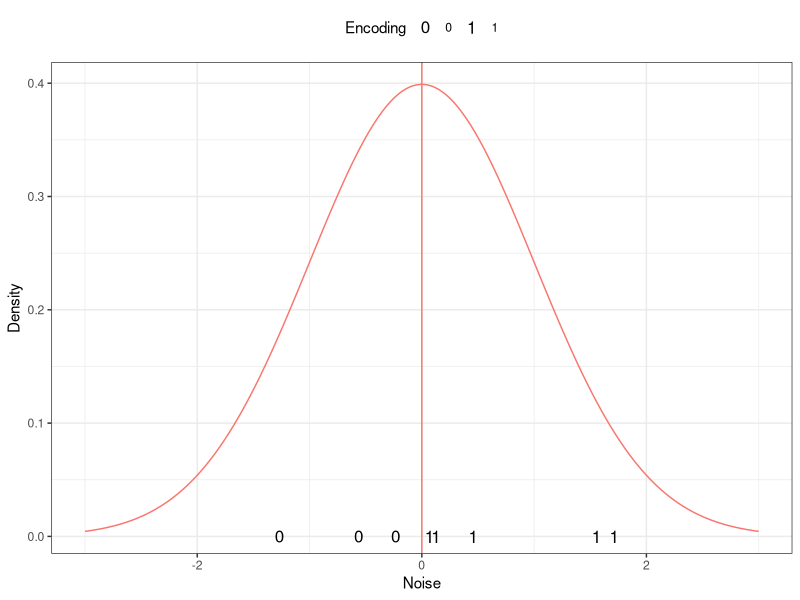
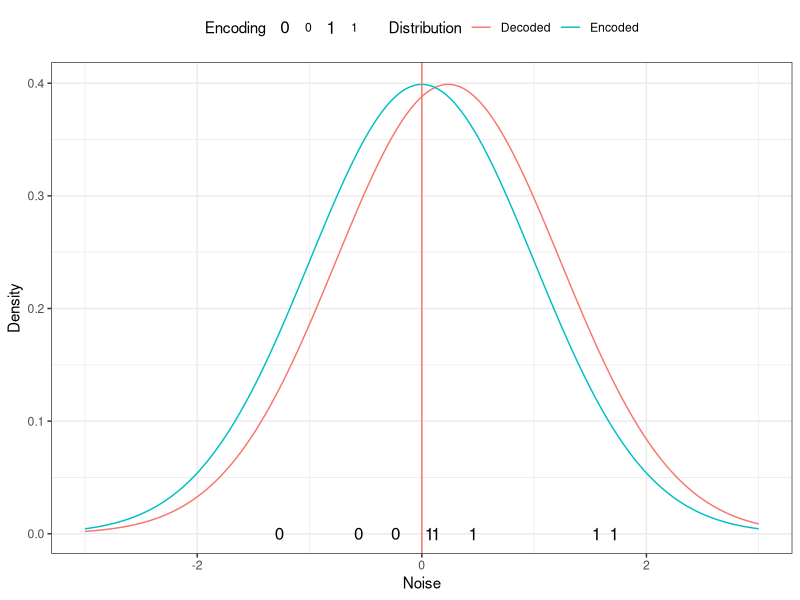
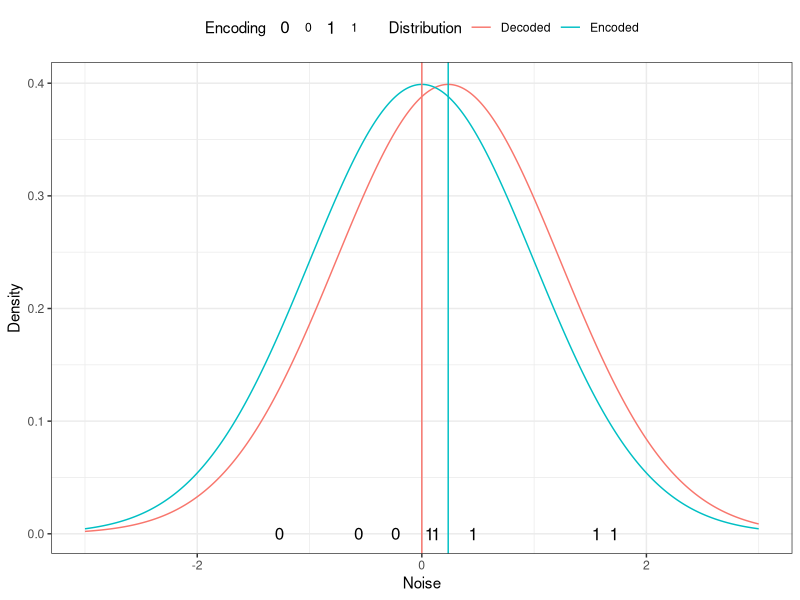
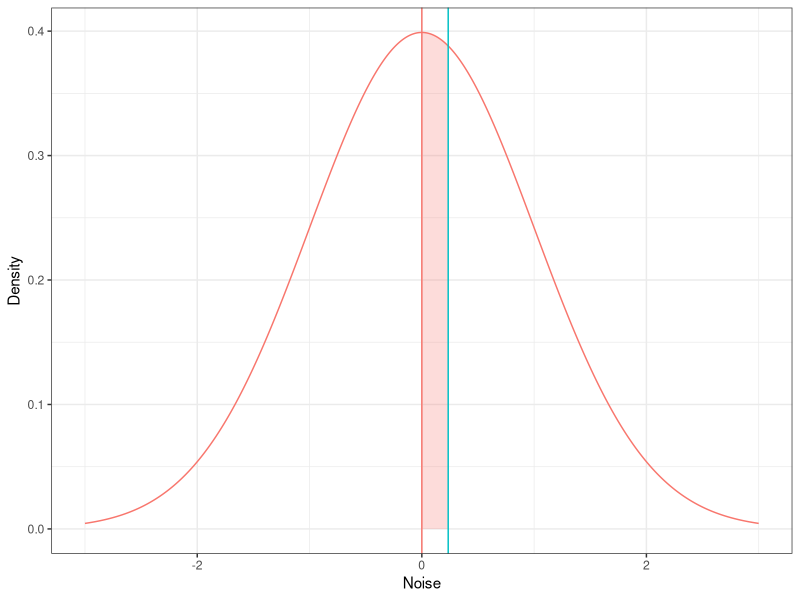
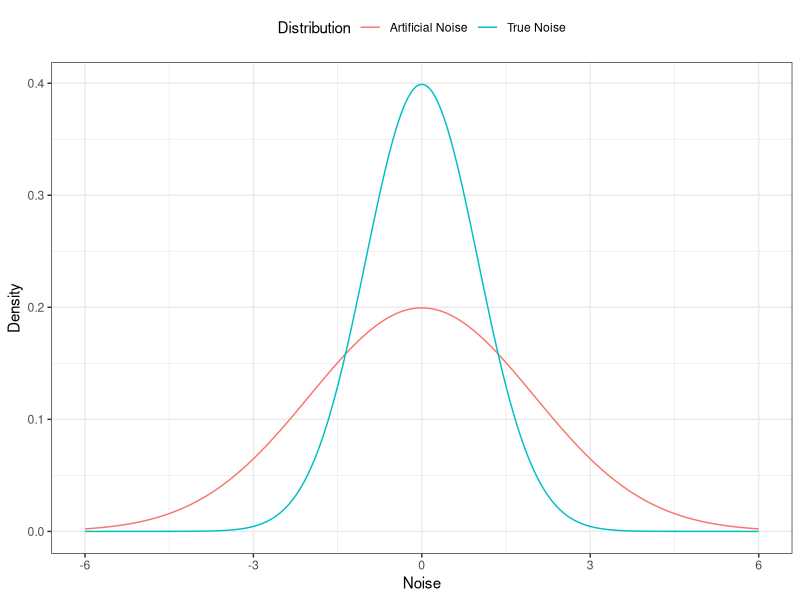

Source code (R) for these figures, in order:
library(ggplot2)

setwd("~/git/mooncake/deliverables/payload_report/distribution_derivation")

rm(list = ls())

set.seed(123)

color.group = hcl(h = seq(15, 375, length = 3), l = 65, c = 100)[1:2]

N = 8
x = rnorm(N)

x.norm.0 = seq(-3, 3, length.out = 500)
dens.norm.0 = dnorm(x.norm.0)

point.df = data.frame(Noise = x, Encoding = factor(ifelse(x < 0, 0, 1)))
density.df.0 = data.frame(Noise = x.norm.0,
                          Density = dens.norm.0,
                          Distribution = "Encoded")

ggplot(point.df, aes(Noise)) +
  geom_point(y = 0, aes(shape = Encoding), size = 4) +
  scale_shape_manual(values = c(48, 49)) +
  geom_line(data = density.df.0, aes(y = Density), color = color.group[1]) +
  geom_vline(xintercept = 0, color = color.group[1]) +
  theme_bw() +
  theme(legend.position = "top")
ggsave("plot1.png", width = 6, height = 4)

x.norm.1 = x.norm.0
dens.norm.1 = dnorm(x.norm.1, mean = mean(x))

density.df.1 = data.frame(Noise = x.norm.1,
                          Density = dens.norm.1,
                          Distribution = "Decoded")
density.df = rbind(density.df.0, density.df.1)

p = ggplot(point.df, aes(Noise)) +
  geom_point(y = 0, aes(shape = Encoding), size = 4) +
  scale_shape_manual(values = c(48, 49)) +
  geom_line(data = density.df, aes(y = Density, color = Distribution)) +
  scale_color_manual(values = color.group) +
  geom_vline(xintercept = 0, color = color.group[1]) +
  theme_bw() +
  theme(legend.position = "top")

p
ggsave("plot2.png", width = 6, height = 4)

p + geom_vline(xintercept = mean(x), color = color.group[2])
ggsave("plot3.png", width = 6, height = 4)

area.df = data.frame(Noise = seq(0, mean(x), length.out = 250))
area.df$Density = dnorm(area.df$Noise)

ggplot(density.df.0, aes(Noise, Density)) +
  geom_line(color = color.group[1]) +
  geom_area(data = area.df, fill = color.group[1], alpha = 0.25) +
  geom_vline(xintercept = 0, color = color.group[1]) +
  geom_vline(xintercept = mean(x), color = color.group[2]) +
  theme_bw()
ggsave("plot4.png", width = 6, height = 3.5)

# Increasing variance of noise
x.norm.2 = seq(-6, 6, length.out = 500)
var.df = data.frame(Noise = rep(x.norm.2, times = 2),
                    Density = c(dnorm(x.norm.2), dnorm(x.norm.2, sd = 2)),
                    Distribution = rep(c("True Noise", "Artificial Noise"), each = length(x.norm.2)))

ggplot(var.df, aes(Noise, Density)) +
  geom_line(aes(color = Distribution)) +
  theme_bw() +
  theme(legend.position = "top")
ggsave("plot5.png", width = 6, height = 4)
